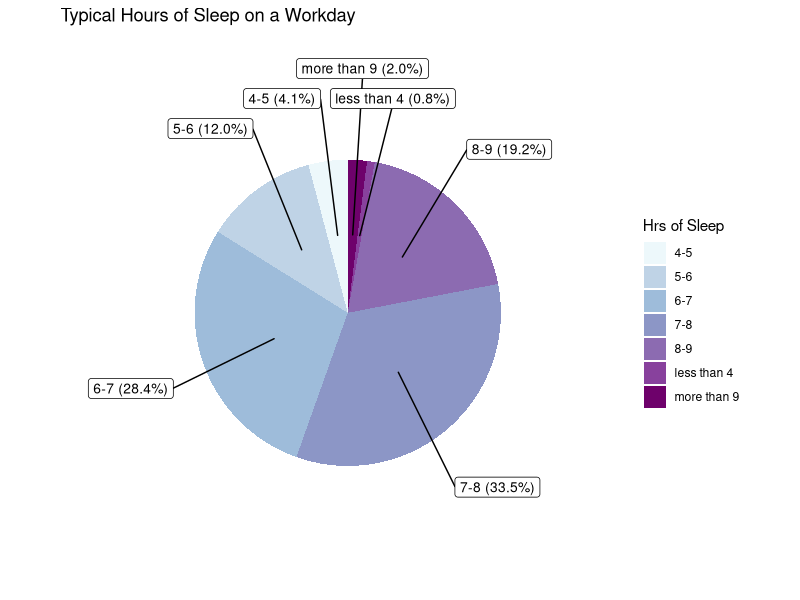

The R script that drew this image:
performance <- read.csv("data/workplace_sleep.csv",
  header = TRUE,
  stringsAsFactors = FALSE
)
pain <- read.csv("data/sleep_and_pain.csv",
  header = TRUE,
  stringsAsFactors = FALSE
)

library("dplyr")
library("ggplot2")
library(scales)
library(ggrepel)

get_graph <- function(input) {
  options <- c("income", "caffine", "quality", "driving",
               "education", "stress", "motivation", "physical",
               "mental", "sex")

  index <- match(input, options)
  graphs <- c(graph_income, graph_caffine, graph_quality,
              graph_driving, graph_education, graph_stress,
              graph_motivation, graph_physical, graph_mental,
              graph_sex)

  graphs[[index]]()
}

# Translates columns of #s into corresponding answer strings
# Makes the asix descriptive
translate <- function(col, level_col) {
  for (i in seq(1, length(col))) {
    col[i] <- level_col[as.numeric(col[i])]
  }
  return(col)
}

# Function that filters the data for performance graphs
filter_data1 <- function(col, value) {
  df <- performance %>%
    filter(q7h <= 9, q7h >= 5, performance[, col] <= value) %>%
    select(q7h, col)

  df$hrs <- sapply(df$q7h, toString)
  df$fill <- sapply(df[, col], toString)

  return(df)
}

filter_data2 <- function(col, value) {
  df <- pain %>%
    filter(Q6_HoursB <= 9, Q6_HoursB >= 5, pain[, col] <= value,
           pain[, col] >= 1) %>%
    select(Q6_HoursB, col)

  df$hrs <- sapply(df$Q6_HoursB, toString)
  df$fill <- sapply(df[, col], toString)

  return(df)
}

# Function that graphs two categorical variables based on given information
graph_two_categoricals <- function(x, fill, fill_level,
                                   title, fill_label, color, order) {
  fill <- translate(fill, fill_level)
  x_level <- c(
    "1", "2", "3", "4", "5", "6", "7",
    "8", "9", "10", "11"
  )

  df <- data.frame(x, fill)

  ggplot(df, aes(
    factor(x, level = x_level),
    ..count..
  )) +
    geom_bar(aes(
      fill = factor(fill,
        level = order
      )
    ), position = "fill") +
    labs(
      title = title,
      x = "Hours of Sleep",
      y = "Percent of People"
    ) +
    guides(fill = guide_legend(title = fill_label)) +
    scale_fill_brewer(palette = color, direction = -1)
}

# Graph of education levels vs hours of sleep
graph_education <- function() {
  education <- filter_data1("d6", 7)

  level <- c(
    "8th grade or less", "Some high school",
    "Graduated high school", "Vocational/Tech school",
    "Some college", "Graduated college", "Advanced degree"
  )

  order <- c(
    "Advanced degree", "Graduated college",
    "Some college", "Vocational/Tech school",
    "Graduated high school", "Some high school", "8th grade or less"
  )

  graph_two_categoricals(
    education$hrs,
    education$fill,
    level,
    "Typical Workday Hours of Sleep vs Highest Education",
    "Highest Education",
    "GnBu",
    order
  )
}

# Graph of caffine intake vs hours of sleep
graph_caffine <- function() {
  caffine <- filter_data1("q29", 5)

  caffine$fill <- sapply(as.numeric(caffine$q29) + 1, toString)

  level <- c(
    "0", "1", "2", "3", "4", "5"
  )

  translate(caffine$fill, level)

  order <- c("5", "4", "3", "2", "1", "0")

  graph_two_categoricals(
    caffine$hrs,
    caffine$fill,
    level,
    "Typical Workday Hours of Sleep vs Caffinated Beverages",
    "Typical Caffinated Beverages Consumed Daily",
    "YlOrBr",
    order
  )
}

# Hours of sleep vs income (performance data) __________
# filter data
graph_income <- function() {
  income <- filter_data1("d8", 7)

  level <- c(
    "Under $15,000", "$15,000 - $25,000",
    "$25,001 - $35,000", "$35,001 - $50,000",
    "$50,001 - $75,000", "$75,001 - $100,000",
    "More than $100,000"
  )
  order <- c(
    "More than $100,000", "$75,001 - $100,000",
    "$50,001 - $75,000", "$35,001 - $50,000",
    "$25,001 - $35,000", "$15,000 - $25,000",
    "Under $15,000"
  )

  # create a stacked bar chart
  graph_two_categoricals(
    income$hrs,
    income$fill,
    level,
    "Typical Workday Hours of Sleep vs Income",
    "Income Range",
    "YlGn",
    order
  )
}

# graph of employment status vs average hrs of sleep
graph_quality <- function() {
  quality <- filter_data2("Q1_B", 5)

  level <- c("Excellent", "Very Good ", "Good", "Fair", "Poor")

  graph_two_categoricals(
    quality$hrs, quality$fill,
    level,
    "Typical Workday Hours of Sleep vs Quality of Life",
    "Quality of Life",
    "RdPu",
    level
  )
}

# graph of falling asleep while driving
graph_driving <- function() {
  driving <- performance %>%
    select(q35) %>%
    filter(q35 <= 2)

  level <- c("Yes", "No")
  driving$q35 <- translate(driving$q35, level)

  driving <- driving %>%
    group_by(q35) %>%
    count() %>%
    ungroup() %>%
    mutate(per = `n` / sum(`n`)) %>%
    mutate(
      label = paste0(q35, " (",
        scales::percent(per), ")"
      )
    )

  ggplot(driving, aes(x = "", y = per, fill = q35), position = "fill") +
    geom_col() +
    labs(title = "Proportion of People Dozing off while driving even
         for a brief moment",
    x =  "", y = "Percent of People") +
    guides(fill = guide_legend(title = "Have You Dozed off Driving?
                               Even for a Brief Moment?")) +
    geom_text(aes(label = label), vjust = 6)
}


# Hours of sleep frequency Pie chart (performance) ____________
# function that sums specified columns
take_sum <- function(col) {
  sum(hours_of_sleep_freq[col, "freq"])
}

# filter the data
hours_of_sleep_freq <- performance %>%
  select(q7h) %>%
  filter(q7h <= 11) %>%
  group_by(q7h) %>%
  summarize(
    freq = length(q7h)
  )

# put it into intervals
intervaled_freq <- c(
  take_sum(c(9, 10, 11)), take_sum(c(1, 2, 3)), take_sum(8),
  take_sum(7), take_sum(6), take_sum(5), take_sum(4)
)

# levels (survey answers)
ranges <- c(
  "more than 9", "less than 4", "8-9", "7-8", "6-7",
  "5-6", "4-5"
)

# array for specifying what index to start on in
# for loop
counts <- c(
  0, intervaled_freq[1], sum(intervaled_freq[1:2]),
  sum(intervaled_freq[1:3]), sum(intervaled_freq[1:4]),
  sum(intervaled_freq[1:5]), sum(intervaled_freq[1:6])
)

# array to fill
sleep_ranges_initial <- c(1:sum(intervaled_freq))

# translates the numbers that represent the multiple
# choice answer into the text answer
for (i in seq(1, length(intervaled_freq))) {
  for (j in seq(1, intervaled_freq[i])) {
    sleep_ranges_initial[j + counts[i]] <- ranges[i]
  }
}

sleep_ranges <- data.frame(ranges = sleep_ranges_initial)

# add label and freq columns
sleep_ranges <- sleep_ranges %>%
  group_by(ranges) %>%
  count() %>%
  ungroup() %>%
  mutate(per = `n` / sum(`n`)) %>%
  arrange(desc(ranges)) %>%
  mutate(
    label = paste0(
      ranges, " (",
      scales::percent(per), ")"
    )
  )

# create a pie chart
sleep_freq_pie <- ggplot(data = sleep_ranges) +
  geom_bar(aes(x = "", y = per, fill = ranges),
    stat = "identity", width = 1
  ) +
  coord_polar("y", start = 0) +
  theme_void() +
  geom_label_repel(aes(
    x = 1,
    y = cumsum(per) - per / 2,
    label = label
  ),
  size = 3.5,
  show.legend = F,
  nudge_x = 1
  ) +
  guides(fill = guide_legend(title = "Hrs of Sleep")) +
  labs(title = "Typical Hours of Sleep on a Workday") +
  scale_fill_brewer(palette = "BuPu")

# Hours of sleep vs stress levels (pain data) ________________
# filter data
graph_stress <- function() {
  stress <- filter_data2("Q13_b", 5)

  level <- c("None", "Mild", "Moderate", "Severe", "Very Severe")
  order <- c("Very Severe", "Severe", "Moderate", "Mild", "None")

  # create a stacked bar chart
  graph_two_categoricals(
    stress$hrs, stress$fill,
    level,
    "Typical Workday Hours of Sleep vs Stress",
    "Typical Stress Level",
    "OrRd",
    order
  )
}

graph_motivation <- function() {
  motivation <- filter_data2("Q16", 5)

  level <- c("Extremely motivated", "Very motivated",
             "Somewhat motivated", "Not that motivated",
             "Not motivated at all")

  graph_two_categoricals(
    motivation$hrs, motivation$fill,
    level,
    "Typical Workday Hours of Sleep vs Motivation for Sleep",
    "Typical Motivation to get Sleep",
    "BuPu",
    level
  )
}

graph_physical <- function() {
  physical <- filter_data2("Q1_C", 5)

  level <- c("Excellent", "Very Good ", "Good", "Fair", "Poor")

  graph_two_categoricals(
    physical$hrs, physical$fill,
    level,
    "Typical Workday Hours of Sleep vs Physical Health",
    "Physical Health",
    "RdPu",
    level
  )
}

graph_mental <- function() {
  mental <- filter_data2("Q1_D", 5)

  level <- c("Excellent", "Very Good ", "Good", "Fair", "Poor")

  graph_two_categoricals(
    mental$hrs, mental$fill,
    level,
    "Typical Workday Hours of Sleep vs Mental Health",
    "Mental Health",
    "Greens",
    level
  )
}

graph_sex <- function() {
  sex <- filter_data1("q47", 2) %>%
    select(fill)

  level <- c("Yes", "No")
  sex$fill <- translate(sex$fill, level)

  sex <- sex %>%
    group_by(fill) %>%
    count() %>%
    ungroup() %>%
    mutate(per = `n` / sum(`n`)) %>%
    mutate(
      label = paste0(
        fill, " (",
        scales::percent(per), ")"
      )
    )

  ggplot(sex, aes(x = "", y = per, fill = fill), position = "fill") +
    geom_col() +
    labs(title = "Proportion of People in Which Lack of Sleep
         Effects their Sexual Relationship",
         x =  "", y = "Percent of People") +
    guides(fill = guide_legend(title = "Has your sexual relationship been
                               affected by lack of sleep?")) +
    geom_text(aes(label = label), vjust = 4)
}


# Interesting stats_______________________________________________________

# chance of making more than 75,000 on 5 and 7
# hours of sleep on workdays

# hrs_income <- performance %>%
#   select(d8, q7h)
#
# high_money_count <- hrs_income %>%
#   filter(d8 >= 6) %>%
#   summarize(
#     total = length(d8)
#   ) %>%
#   pull(total)
#
#  chance_7 <- hrs_income %>%      #35% chance
#   filter(d8 >= 6, q7h == 7) %>%
#   summarize(
#     chance = length(d8) / high_money_count
#   )
#
# chance_5 <- hrs_income %>%       #11% chance
#   filter(d8 >= 6, q7h == 5) %>%
#   summarize(
#     chance = length(d8) / high_money_count
#   )
#
# diff_5_to_7 <- chance_7 - chance_5    #24% difference with 2 more hrs of sleep
#
# # Percent of people that get less than 8 hrs of sleep (79%)
#
# percent_less_than_8 <- sum(
#   intervaled_freq[4:7],
#   intervaled_freq[2]
# ) / sum(intervaled_freq)


#of people with sat least some college, most get 7hrs of sleep
df <- filter_data1("d6", 7) %>%
  select(d6, q7h) %>%
  filter(d6 > 4) %>%
  group_by(q7h) %>%
  summarize(
    freq = length(q7h)
  ) %>%
  filter(freq == max(freq)) %>%
  pull(q7h)

#of the non college educated people, most get 6hrs of sleep
df <- filter_data1("d6", 7) %>%
  select(d6, q7h) %>%
  filter(d6 < 4) %>%
  group_by(q7h) %>%
  summarize(
    freq = length(q7h)
  ) %>%
  filter(freq == max(freq)) %>%
  pull(q7h)
